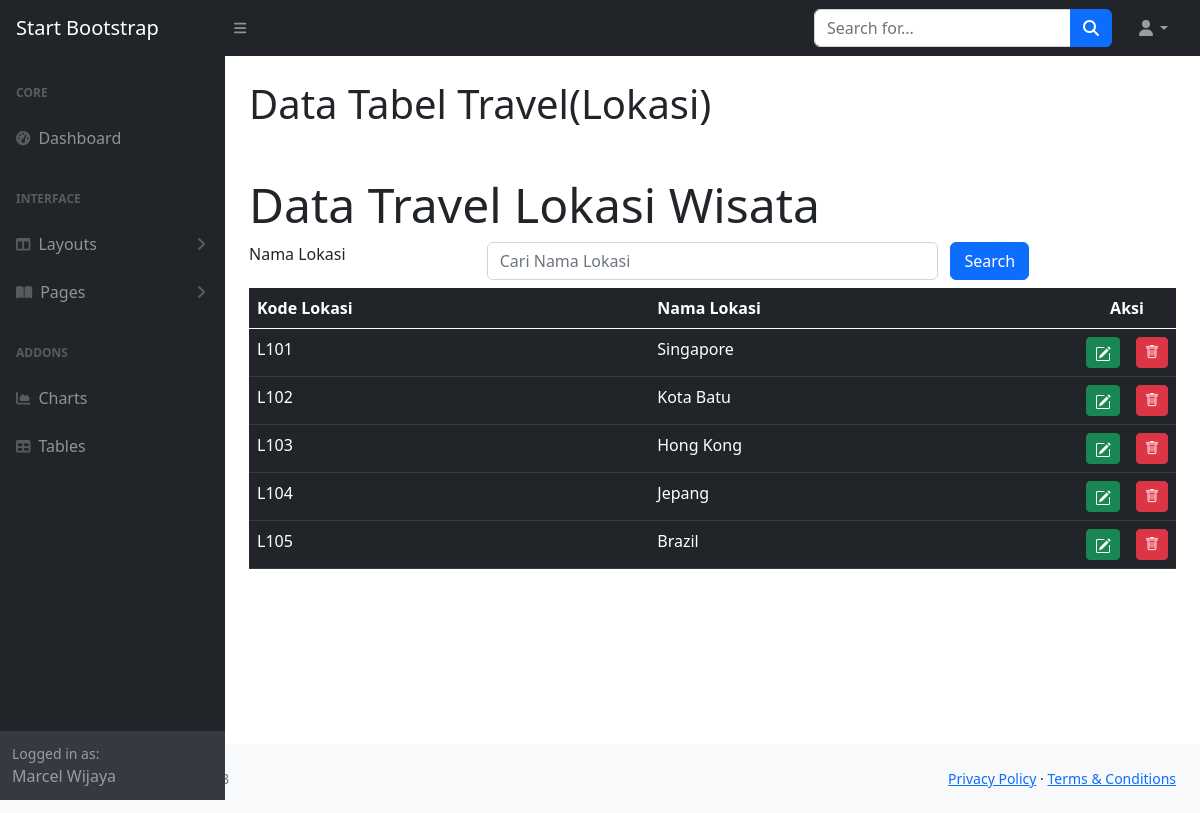
The page /tabletravel.php on the database its author committed.
### tables this page shows
CREATE TABLE `travel` (
  `lokasiKODE` char(11) NOT NULL,
  `lokasiNAMA` char(120) NOT NULL
);

### tabletravel.php (the view, shortened to what this page needs)
<!DOCTYPE html>
<html>
<?php
	include "include/config.php";
?>
<head>
	<link rel="stylesheet" type="text/css" href="css/bootstrap.min.css">
<link rel="stylesheet" href="https://cdnjs.cloudflare.com/ajax/libs/select2/4.0.13/css/select2.min.css">
<link rel="stylesheet" href="https://cdn.jsdelivr.net/npm/bootstrap-icons@1.10.2/font/bootstrap-icons.css">
<?php include "INCLUDE/head.php"?>
    <body class="sb-nav-fixed">
        <?php include "include/menunav.php"?>
        <div id="layoutSidenav">
<?php include "INCLUDE/menu.php"?>
            <div id="layoutSidenav_content">
                <main>
                    <div class="container-fluid px-4">
                        <h1 class="mt-4">Data Tabel Travel(Lokasi)</h1>
                        <div class="jumbotron mt-5">
	<h2 class="display-5">Data Travel Lokasi Wisata</h2>
</div>
	<form method="POST">
		<div class="form-group row mb-2">
		<label for="search" class="col-sm-3">Nama Lokasi</label>
		<div class="col-sm-6">
			<input type="text" name="search" class="form-control" id="search"
			value="<?php if(isset($_POST["search"])) {echo $_POST["search"];}?>"
			placeholder="Cari Nama Lokasi">
		</div>
		<input type="submit" name="kirim" class="col-sm-1 btn btn-primary" value="Search">
		</div>
	</form>
<table class="table table-dark table-hover">
  <thead>
    <tr>
      <th scope="col">Kode Lokasi</th>
      <th scope="col">Nama Lokasi</th>
	  <th colspan="2" style="text-align : center">Aksi</th>
    </tr>
  </thead>
  <tbody>
  <?php
	if(isset($_POST["kirim"]))
	{
		$search = $_POST["search"];
		$query = mysqli_query($connection, "select travel.*
			from travel
			where lokasiNAMA like '%".$search."%'");
	}else
		{
			$query = mysqli_query($connection, "select travel.*
				from travel");
		}
	while($row = mysqli_fetch_array($query))
	{
  ?>
    <tr>
      <td><?php echo $row['lokasiKODE'];?></td>
      <td><?php echo $row['lokasiNAMA'];?></td>
	  <td width="5px">
		<a href="traveledit.php?ubah=<?php echo $row["lokasiKODE"]?>"
			class="btn btn-success btn-sm" title="EDIT"/>
	  </td>
	  <td width="5px">
		<a href="travelhapus.php?hapus=<?php echo $row["lokasiKODE"]?>"
			class="btn btn-danger btn-sm" title="HAPUS">
		<i class="bi bi-trash"></i>
	  </td>
    </tr>
	<?php } ?>
  </tbody>
</table>
</div>
</div>
</body>
				<?php include "include/footer.php";?>
	</body>
</html>

### rows shown on the page
travel: lokasiKODE "L101", lokasiNAMA "Singapore"
travel: lokasiKODE "L102", lokasiNAMA "Kota Batu"
travel: lokasiKODE "L103", lokasiNAMA "Hong Kong"
travel: lokasiKODE "L104", lokasiNAMA "Jepang"
travel: lokasiKODE "L105", lokasiNAMA "Brazil"
